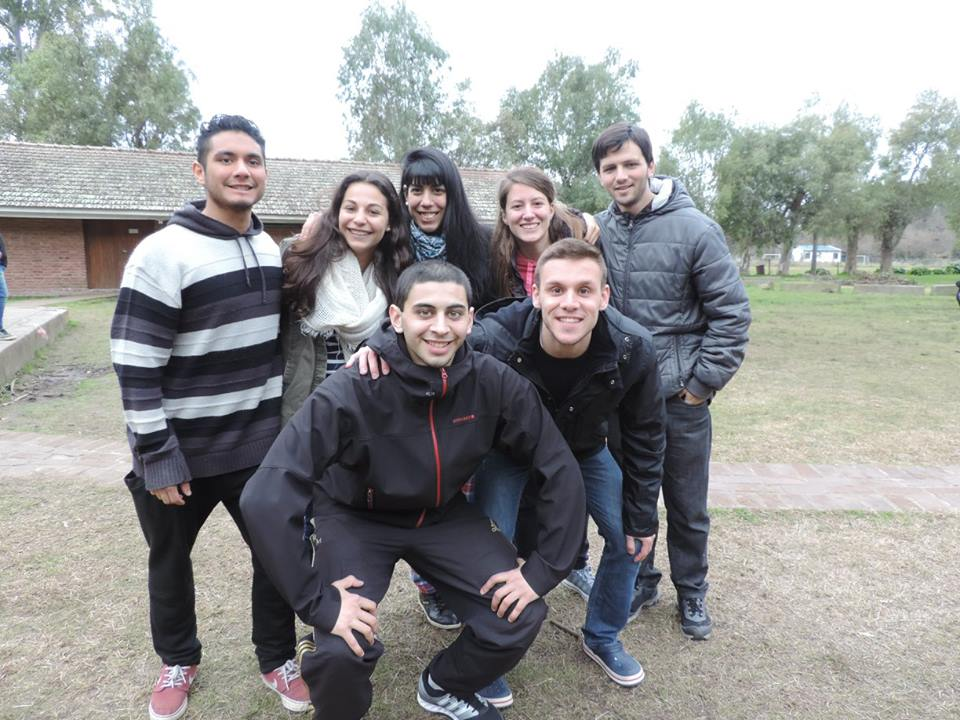
#> input picture faceDetect/danny2.jpg, 960 x 720 px, found by its file name
$ python face_detect.py   (older library calls are emulated)
#> lines starting #> are read from the running program, lines starting #| are printed output that depends on the picture; after the words box and inside, x2 and y2 are one past the last pixel; in counts of white or black regions, pixels touching at a corner belong together
import cv2
import sys

# Get user supplied values
imagePath = "C:/Users/Danny/My Documents/LiClipse Workspace/OpenCV/faceDetect/danny2.jpg"
cascPath = "C:/Users/Danny/My Documents/LiClipse Workspace/OpenCV/faceDetect/haarcascade_frontalface_default.xml"

# Create the haar cascade
faceCascade = cv2.CascadeClassifier(cascPath)

# Read the image
image = cv2.imread(imagePath)
#> image is the input picture: shape (720, 960, 3); mean B, G, R 150.7, 151.6, 151.1
gray = cv2.cvtColor(image, cv2.COLOR_BGR2GRAY)
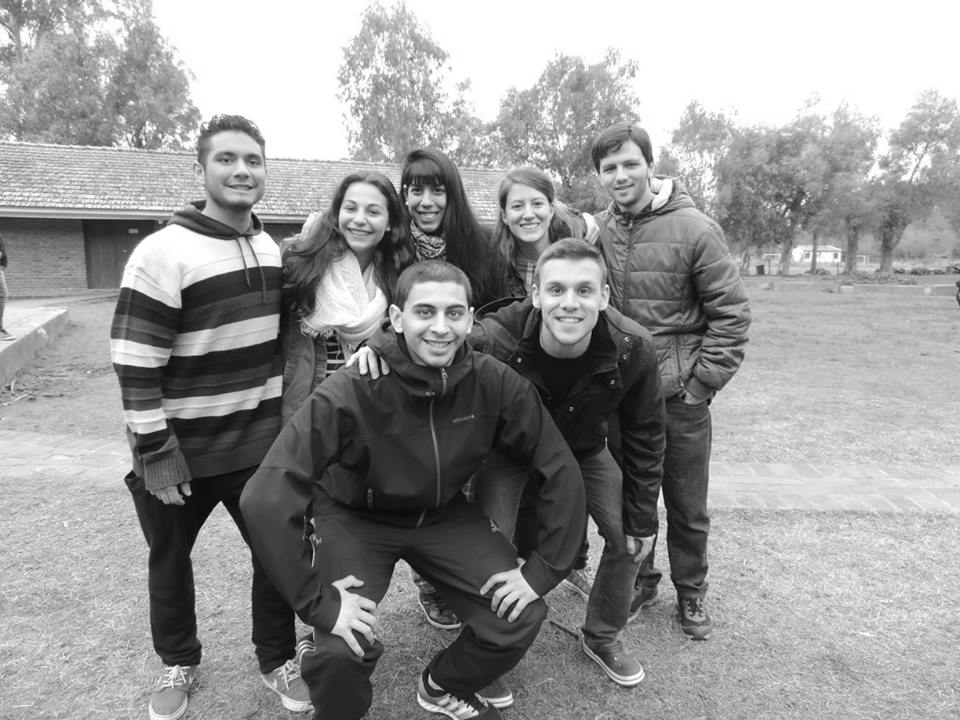
#> gray: shape (720, 960); min 1, max 255, mean 151.4

# Detect faces in the image
faces = faceCascade.detectMultiScale(
    gray,
    scaleFactor=1.1,
    minNeighbors=5,
    minSize=(30, 30),
    flags = cv2.cv.CV_HAAR_SCALE_IMAGE
)
#> faces = [[500, 182, 57, 57], [398, 168, 58, 58], [330, 185, 63, 63], [590, 143, 60, 60], [201, 131, 75, 75], [527, 257, 84, 84], [394, 278, 88, 88]]

print("Found {0} faces!".format(len(faces)))
#| Found 7 faces!

# Draw a rectangle around the faces
for (x, y, w, h) in faces:
    cv2.rectangle(image, (x, y), (x+w, y+h), (0, 255, 0), 2)
#> this loop made 7 passes
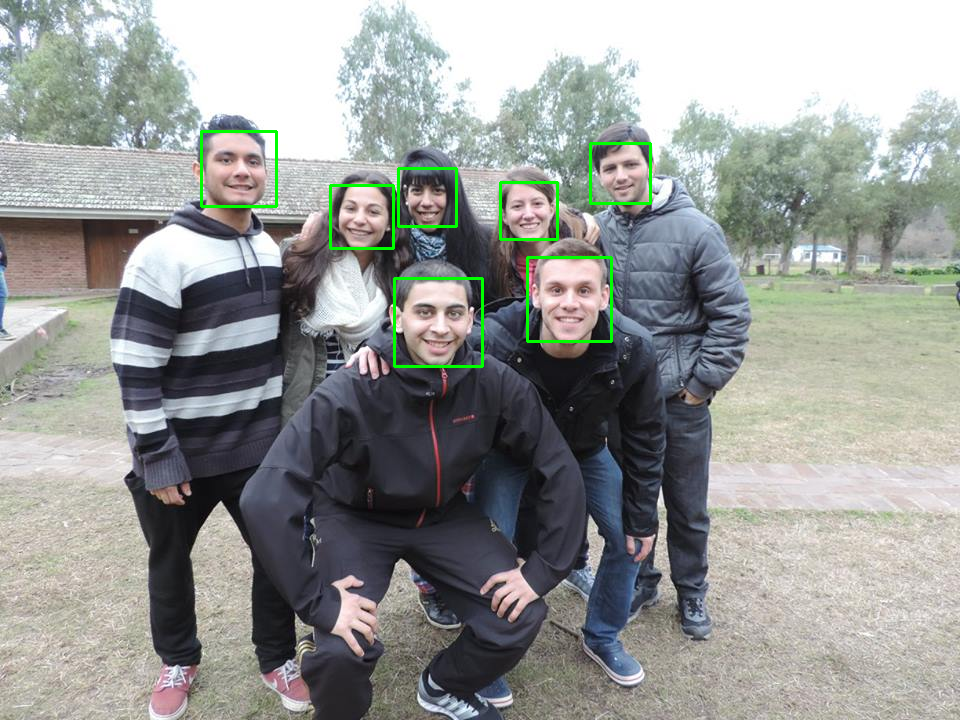
#> image: shape (720, 960, 3); 0.84% of pixels changed, all inside (x1, y1, x2, y2) = (200, 130, 652, 368)

cv2.imshow("Faces found", image)
cv2.waitKey(0)

$ run again, with faceDetect/danny.jpg copied over faceDetect/danny2.jpg
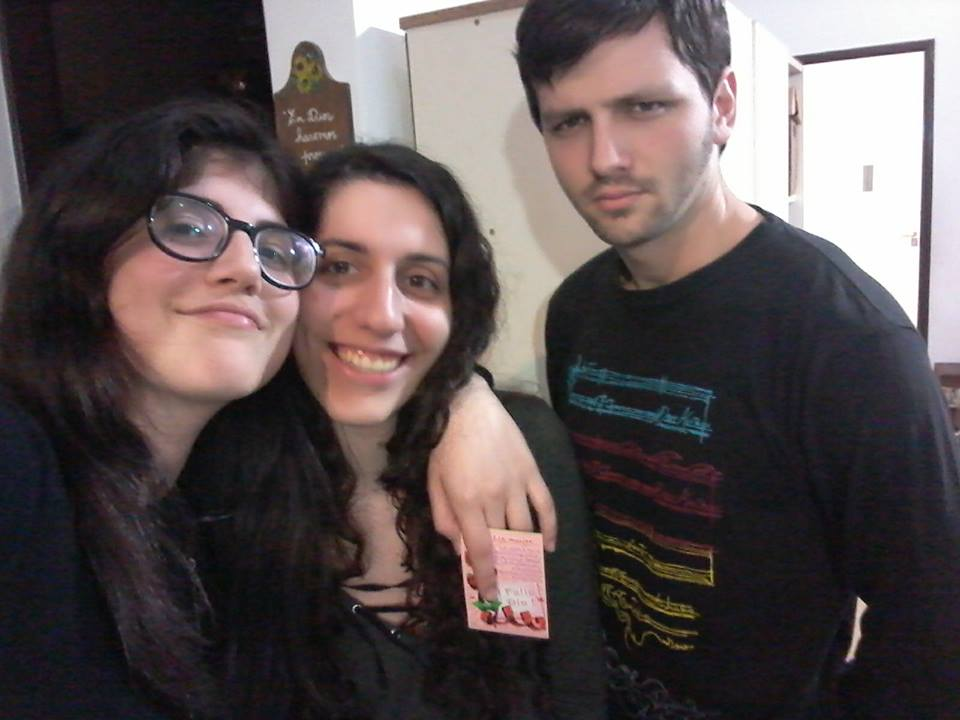
#> input picture faceDetect/danny.jpg, 960 x 720 px, found by its file name
#> image is the input picture: shape (720, 960, 3); mean B, G, R 81.6, 81.3, 91.4
#> `gray = cv2.cvtColor(image, cv2.COLOR_BGR2GRAY)`:
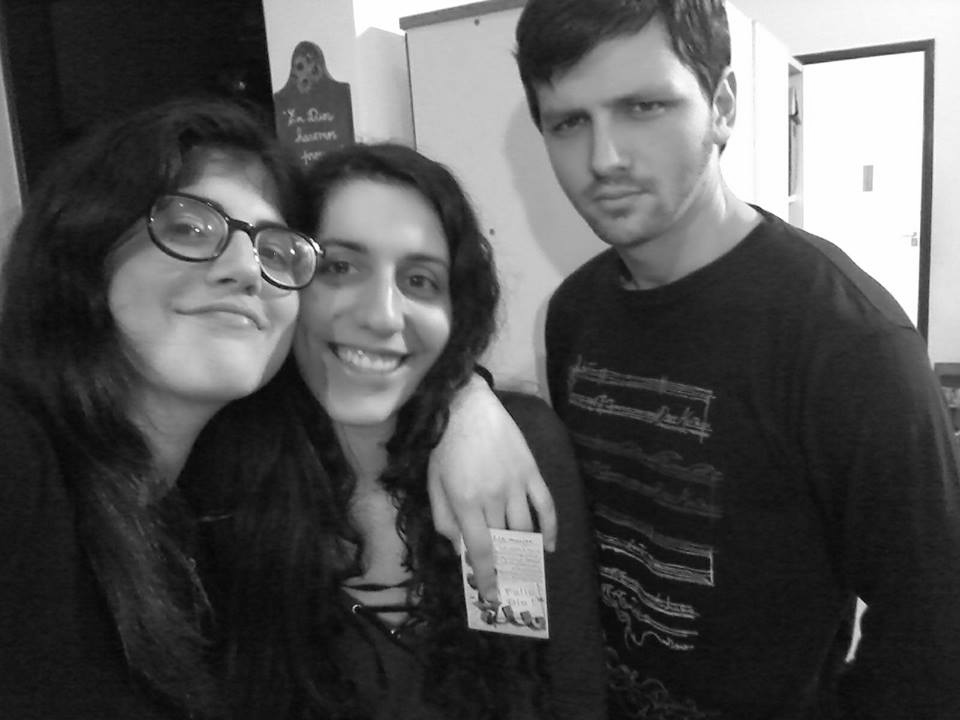
#> gray: shape (720, 960); min 0, max 255, mean 84.3
#> faces = [[500, 30, 220, 220], [275, 193, 208, 208], [114, 148, 222, 222]]
#| Found 3 faces!
#> the loop `for (x, y, w, h) in faces:` made 3 passes
#> after the loop `for (x, y, w, h) in faces:`:
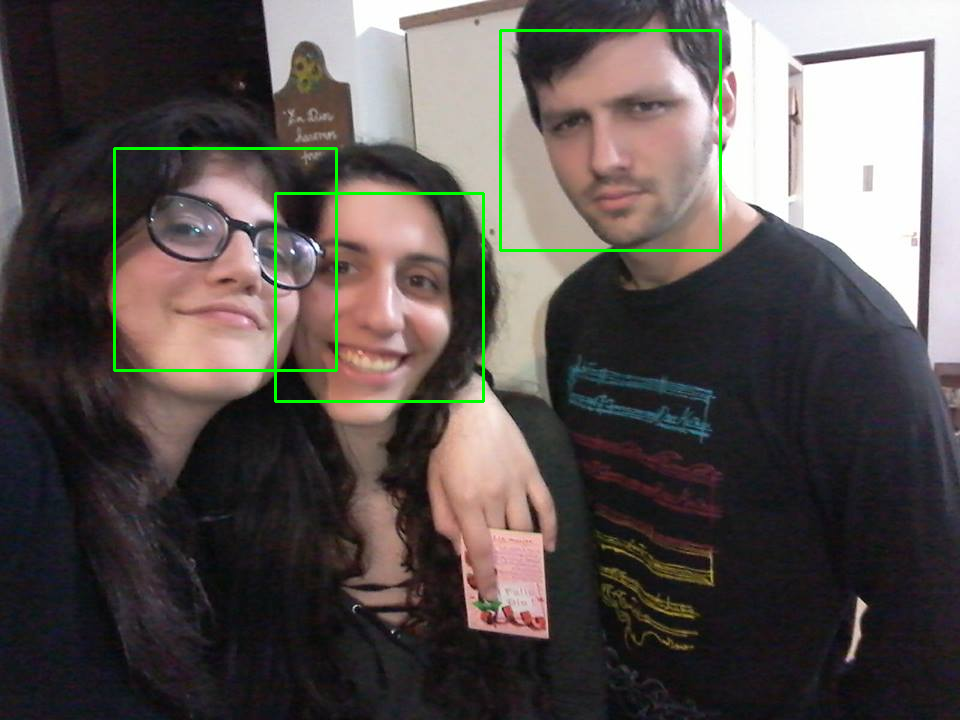
#> image: shape (720, 960, 3); 1.12% of pixels changed, all inside (x1, y1, x2, y2) = (113, 29, 722, 403)

$ run again, with faceDetect/little_mix_right.jpg copied over faceDetect/danny2.jpg
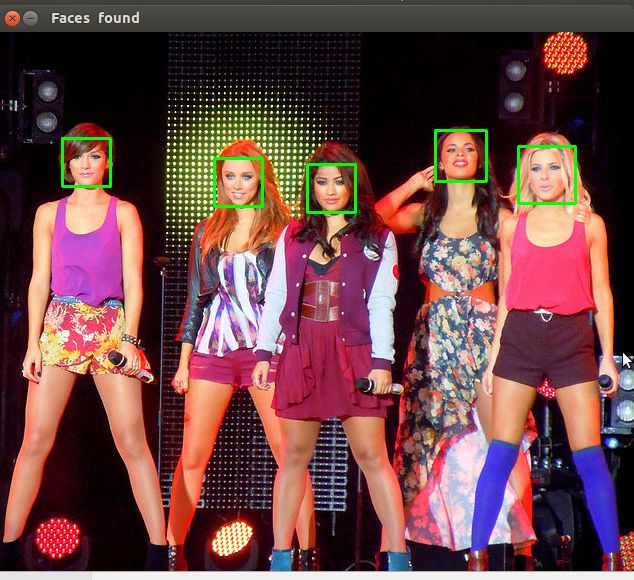
#> input picture faceDetect/little_mix_right.jpg, 634 x 580 px, found by its file name
#> image is the input picture: shape (580, 634, 3); mean B, G, R 71.1, 70.2, 109.2
#> `gray = cv2.cvtColor(image, cv2.COLOR_BGR2GRAY)`:
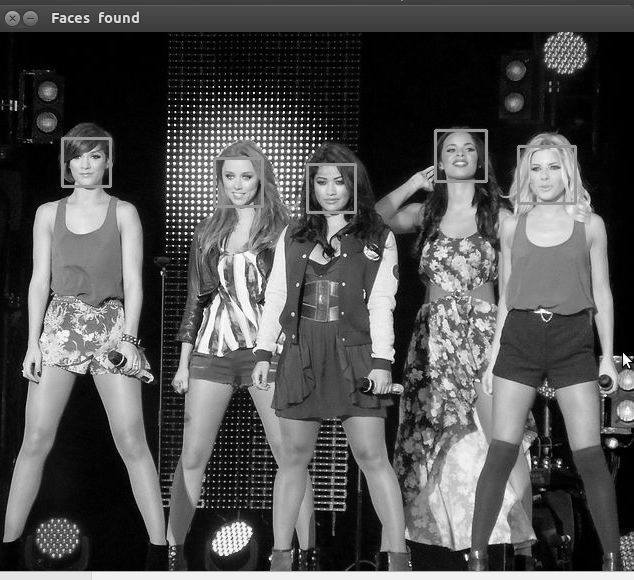
#> gray: shape (580, 634); min 0, max 255, mean 81.9
#> faces = [[214, 158, 49, 49], [309, 166, 44, 44], [437, 132, 48, 48], [65, 142, 44, 44], [515, 144, 61, 61], [420, 212, 76, 76], [27, 500, 60, 60]]
#| Found 7 faces!
#> the loop `for (x, y, w, h) in faces:` made 7 passes
#> after the loop `for (x, y, w, h) in faces:`:
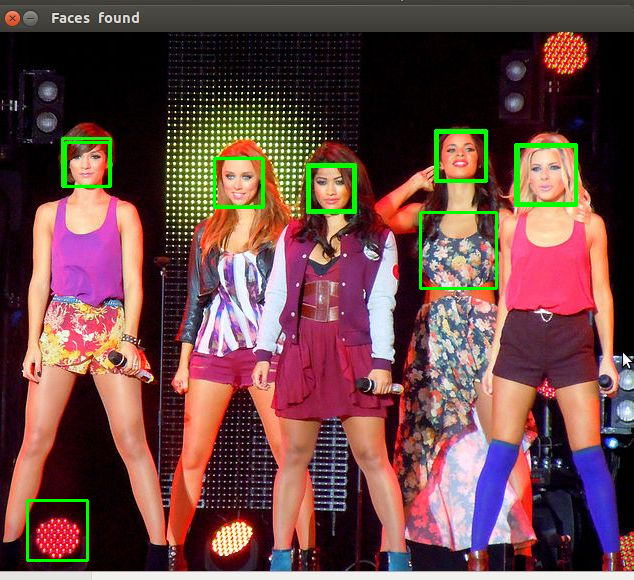
#> image: shape (580, 634, 3); 1.24% of pixels changed, all inside (x1, y1, x2, y2) = (26, 131, 578, 562)
